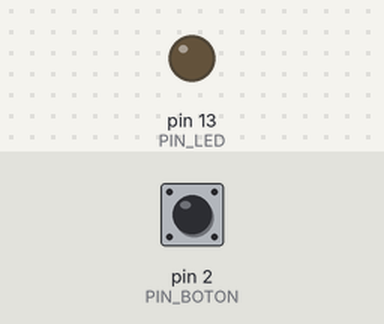
This sketch was run on a simulated Arduino Uno, built with avr-gcc and run on an emulated ATmega328P. On the bench: output pins drawn as LEDs (lit = HIGH). The test bench sets the inputs (shaded band); at power-on: pin 2 (PIN_BOTON) LOW.

Above: at 1.2 s.
1.3 s: pin 2 (PIN_BOTON) pulled HIGH for 0.15 s
At 1.37 s:
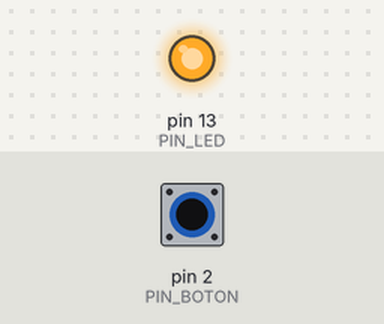
2.9 s: pin 2 (PIN_BOTON) pulled HIGH for 3.2 s
At 7.4 s:
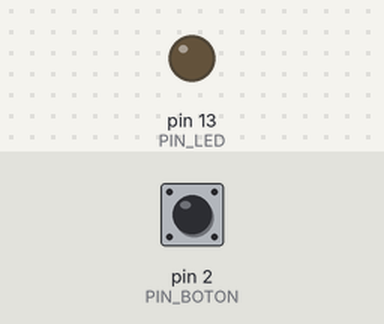
Timing chart, 0 to 8.9 s (numbered marks = the images above; inputs shaded):
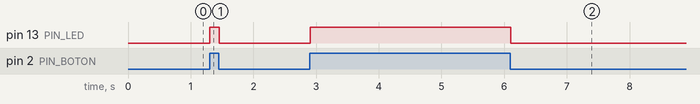

The sketch:

_7.2.1_-_Boton.ino
```cpp
/*
 * Curso de Arduino
 *
 * Parpadeo de led sin delay
 *
 * Conexiones
 * LED conectado a pin 13  (Se puede usar el de la placa)
 *
 * by JAVacasM
 *
 * revised by chute (2017/11/16)
 *
 */

/* ==== Defines - Constantes ==== */
#define PIN_BOTON   2
#define PIN_LED   13
/* ==== END Defines ==== */

/* ==== Setup - Configuracion ==== */
void setup() {
  pinMode(PIN_BOTON, INPUT);
  pinMode(PIN_LED,OUTPUT);
}
/* ==== END Setup ==== */

/* ==== Loop - Codigo que se repite==== */
void loop() {
  int iEstadoBoton=digitalRead(PIN_BOTON);

  digitalWrite(PIN_LED,iEstadoBoton);

  delay(10);
}
/* ==== End Loop ==== */
```

Measured:
- after the input at 1.3 s, pin 13 (PIN_LED): LOW → HIGH at once, → LOW 0.15 s later
- after the input at 2.9 s, pin 13 (PIN_LED): LOW → HIGH at once, → LOW 3.2 s later
